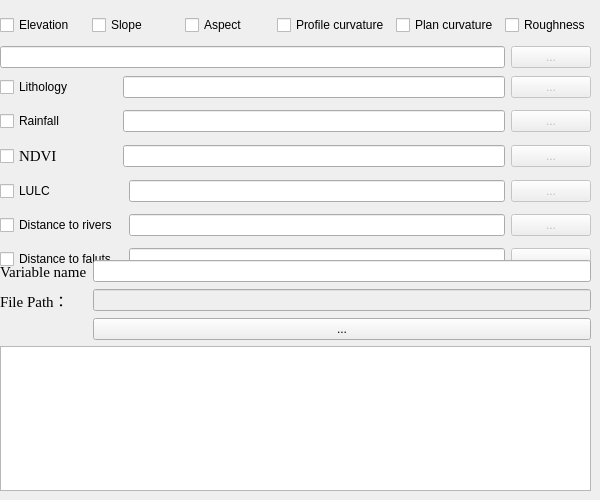
        <widget class="QWidget" name="tabWidget_2Page1">
         <attribute name="title">
          <string>Factor selection</string>
         </attribute>
         <widget class="QWidget" name="layoutWidget">
          <property name="geometry">
           <rect>
            <x>0</x>
            <y>70</y>
            <width>591</width>
            <height>211</height>
           </rect>
          </property>
          <layout class="QGridLayout" name="gridLayout_8">
           <item row="1" column="1" colspan="2">
            <widget class="QLineEdit" name="lineEdit_4"/>
           </item>
           <item row="1" column="0">
            <widget class="QCheckBox" name="checkBox_7">
             <property name="sizePolicy">
              <sizepolicy hsizetype="Fixed" vsizetype="Fixed">
               <horstretch>0</horstretch>
               <verstretch>0</verstretch>
              </sizepolicy>
             </property>
             <property name="minimumSize">
              <size>
               <width>89</width>
               <height>0</height>
              </size>
             </property>
             <property name="text">
              <string>Rainfall</string>
             </property>
            </widget>
           </item>
           <item row="1" column="3">
            <widget class="QPushButton" name="pushButton_4">
             <property name="enabled">
              <bool>false</bool>
             </property>
             <property name="text">
              <string>...</string>
             </property>
            </widget>
           </item>
           <item row="2" column="1" colspan="2">
            <widget class="QLineEdit" name="lineEdit_5"/>
           </item>
           <item row="0" column="1" colspan="2">
            <widget class="QLineEdit" name="lineEdit_3"/>
           </item>
           <item row="4" column="3">
            <widget class="QPushButton" name="pushButton_6">
             <property name="enabled">
              <bool>false</bool>
             </property>
             <property name="text">
              <string>...</string>
             </property>
            </widget>
           </item>
           <item row="0" column="0">
            <widget class="QCheckBox" name="checkBox_5">
             <property name="sizePolicy">
              <sizepolicy hsizetype="Fixed" vsizetype="Fixed">
               <horstretch>0</horstretch>
               <verstretch>0</verstretch>
              </sizepolicy>
             </property>
             <property name="minimumSize">
              <size>
               <width>89</width>
               <height>0</height>
              </size>
             </property>
             <property name="text">
              <string>Lithology</string>
             </property>
            </widget>
           </item>
           <item row="5" column="3">
            <widget class="QPushButton" name="pushButton_12">
             <property name="enabled">
              <bool>false</bool>
             </property>
             <property name="text">
              <string>...</string>
             </property>
            </widget>
           </item>
           <item row="4" column="2">
            <widget class="QLineEdit" name="lineEdit_6"/>
           </item>
           <item row="2" column="3">
            <widget class="QPushButton" name="pushButton_5">
             <property name="enabled">
              <bool>false</bool>
             </property>
             <property name="text">
              <string>...</string>
             </property>
            </widget>
           </item>
           <item row="4" column="0" colspan="2">
            <widget class="QCheckBox" name="checkBox_8">
             <property name="sizePolicy">
              <sizepolicy hsizetype="Fixed" vsizetype="Fixed">
               <horstretch>0</horstretch>
               <verstretch>0</verstretch>
              </sizepolicy>
             </property>
             <property name="minimumSize">
              <size>
               <width>89</width>
               <height>0</height>
              </size>
             </property>
             <property name="text">
              <string>Distance to rivers</string>
             </property>
            </widget>
           </item>
           <item row="0" column="3">
            <widget class="QPushButton" name="pushButton_3">
             <property name="enabled">
              <bool>false</bool>
             </property>
             <property name="text">
              <string>...</string>
             </property>
            </widget>
           </item>
           <item row="2" column="0">
            <widget class="QCheckBox" name="checkBox_6">
             <property name="sizePolicy">
              <sizepolicy hsizetype="Fixed" vsizetype="Fixed">
               <horstretch>0</horstretch>
               <verstretch>0</verstretch>
              </sizepolicy>
             </property>
             <property name="minimumSize">
              <size>
               <width>89</width>
               <height>0</height>
              </size>
             </property>
             <property name="font">
              <font>
               <family>Times New Roman</family>
               <pointsize>11</pointsize>
              </font>
             </property>
             <property name="text">
              <string>NDVI</string>
             </property>
            </widget>
           </item>
           <item row="3" column="0">
            <widget class="QCheckBox" name="checkBox_18">
             <property name="sizePolicy">
              <sizepolicy hsizetype="Fixed" vsizetype="Fixed">
               <horstretch>0</horstretch>
               <verstretch>0</verstretch>
              </sizepolicy>
             </property>
             <property name="minimumSize">
              <size>
               <width>89</width>
               <height>0</height>
              </size>
             </property>
             <property name="text">
              <string>LULC</string>
             </property>
            </widget>
           </item>
           <item row="3" column="2">
            <widget class="QLineEdit" name="lineEdit_8"/>
           </item>
           <item row="3" column="3">
            <widget class="QPushButton" name="pushButton_13">
             <property name="enabled">
              <bool>false</bool>
             </property>
             <property name="text">
              <string>...</string>
             </property>
            </widget>
           </item>
           <item row="5" column="0">
            <widget class="QCheckBox" name="checkBox_13">
             <property name="sizePolicy">
              <sizepolicy hsizetype="Fixed" vsizetype="Fixed">
               <horstretch>0</horstretch>
               <verstretch>0</verstretch>
              </sizepolicy>
             </property>
             <property name="minimumSize">
              <size>
               <width>89</width>
               <height>0</height>
              </size>
             </property>
             <property name="text">
              <string>Distance to faluts</string>
             </property>
            </widget>
           </item>
           <item row="5" column="2">
            <widget class="QLineEdit" name="lineEdit_7"/>
           </item>
          </layout>
         </widget>
         <widget class="QWidget" name="layoutWidget">
          <property name="geometry">
           <rect>
            <x>0</x>
            <y>10</y>
            <width>591</width>
            <height>64</height>
           </rect>
          </property>
          <layout class="QGridLayout" name="gridLayout_9">
           <item row="0" column="0" colspan="2">
            <layout class="QHBoxLayout" name="horizontalLayout_6">
             <item>
              <widget class="QCheckBox" name="checkBox">
               <property name="enabled">
                <bool>true</bool>
               </property>
               <property name="sizePolicy">
                <sizepolicy hsizetype="Minimum" vsizetype="Fixed">
                 <horstretch>0</horstretch>
                 <verstretch>0</verstretch>
                </sizepolicy>
               </property>
               <property name="minimumSize">
                <size>
                 <width>50</width>
                 <height>0</height>
                </size>
               </property>
               <property name="maximumSize">
                <size>
                 <width>89</width>
                 <height>16777215</height>
                </size>
               </property>
               <property name="text">
                <string>Elevation</string>
               </property>
              </widget>
             </item>
             <item>
              <widget class="QCheckBox" name="checkBox_2">
               <property name="sizePolicy">
                <sizepolicy hsizetype="Minimum" vsizetype="Fixed">
                 <horstretch>0</horstretch>
                 <verstretch>0</verstretch>
                </sizepolicy>
               </property>
               <property name="minimumSize">
                <size>
                 <width>50</width>
                 <height>0</height>
                </size>
               </property>
               <property name="text">
                <string>Slope</string>
               </property>
              </widget>
             </item>
             <item>
              <widget class="QCheckBox" name="checkBox_3">
               <property name="sizePolicy">
                <sizepolicy hsizetype="Minimum" vsizetype="Fixed">
                 <horstretch>0</horstretch>
                 <verstretch>0</verstretch>
                </sizepolicy>
               </property>
               <property name="minimumSize">
                <size>
                 <width>50</width>
                 <height>0</height>
                </size>
               </property>
               <property name="text">
                <string>Aspect</string>
               </property>
              </widget>
             </item>
             <item>
              <widget class="QCheckBox" name="checkBox_4">
               <property name="sizePolicy">
                <sizepolicy hsizetype="Minimum" vsizetype="Fixed">
                 <horstretch>0</horstretch>
                 <verstretch>0</verstretch>
                </sizepolicy>
               </property>
               <property name="minimumSize">
                <size>
                 <width>80</width>
                 <height>0</height>
                </size>
               </property>
               <property name="text">
                <string>Profile curvature</string>
               </property>
              </widget>
             </item>
             <item>
              <widget class="QCheckBox" name="checkBox_16">
               <property name="text">
                <string>Plan curvature</string>
               </property>
              </widget>
             </item>
             <item>
              <widget class="QCheckBox" name="checkBox_14">
               <property name="text">
                <string>Roughness</string>
               </property>
              </widget>
             </item>
            </layout>
           </item>
           <item row="1" column="0">
            <widget class="QLineEdit" name="lineEdit_2"/>
           </item>
           <item row="1" column="1">
            <widget class="QPushButton" name="pushButton_2">
             <property name="enabled">
              <bool>false</bool>
             </property>
             <property name="text">
              <string>...</string>
             </property>
            </widget>
           </item>
          </layout>
         </widget>
         <widget class="QWidget" name="layoutWidget">
          <property name="geometry">
           <rect>
            <x>0</x>
            <y>260</y>
            <width>591</width>
            <height>231</height>
           </rect>
          </property>
          <layout class="QGridLayout" name="gridLayout_7">
           <item row="1" column="0">
            <widget class="QLabel" name="label_57">
             <property name="minimumSize">
              <size>
               <width>0</width>
               <height>23</height>
              </size>
             </property>
             <property name="maximumSize">
              <size>
               <width>16777215</width>
               <height>23</height>
              </size>
             </property>
             <property name="font">
              <font>
               <family>Times New Roman</family>
               <pointsize>11</pointsize>
              </font>
             </property>
             <property name="text">
              <string>File Path：</string>
             </property>
            </widget>
           </item>
           <item row="2" column="1">
            <widget class="QPushButton" name="pushButton_11">
             <property name="enabled">
              <bool>true</bool>
             </property>
             <property name="text">
              <string>...</string>
             </property>
            </widget>
           </item>
           <item row="0" column="1">
            <widget class="QLineEdit" name="lineEdit_60">
             <property name="enabled">
              <bool>true</bool>
             </property>
            </widget>
           </item>
           <item row="3" column="0" colspan="2">
            <widget class="QTextBrowser" name="textBrowser_4"/>
           </item>
           <item row="0" column="0">
            <widget class="QLabel" name="label_56">
             <property name="minimumSize">
              <size>
               <width>0</width>
               <height>23</height>
              </size>
             </property>
             <property name="maximumSize">
              <size>
               <width>16777215</width>
               <height>23</height>
              </size>
             </property>
             <property name="font">
              <font>
               <family>Times New Roman</family>
               <pointsize>11</pointsize>
              </font>
             </property>
             <property name="text">
              <string>Variable name</string>
             </property>
            </widget>
           </item>
           <item row="1" column="1">
            <widget class="QLineEdit" name="lineEdit_61">
             <property name="enabled">
              <bool>false</bool>
             </property>
            </widget>
           </item>
          </layout>
         </widget>
        </widget>
